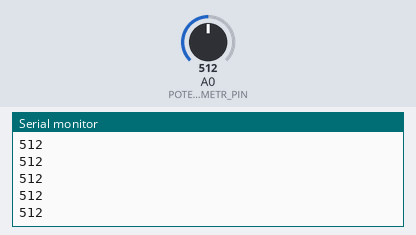
Bench run of a sketch on a simulated Arduino Uno, built with avr-gcc and run on an emulated ATmega328P. Parts: the last lines printed to the serial monitor. The test bench sets the inputs (shaded band); at power-on: A0 (POTENCJOMETR_PIN) = 512.

Above: at 1.2 s.
1.3 s: A0 (POTENCJOMETR_PIN) set to 716
At 1.31 s:
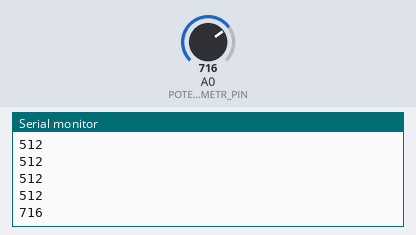
2.8 s: A0 (POTENCJOMETR_PIN) set to 900
At 2.81 s:
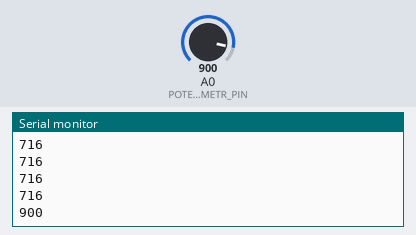
Timing chart, 0 to 5.8 s (numbered marks = the images above; inputs shaded):
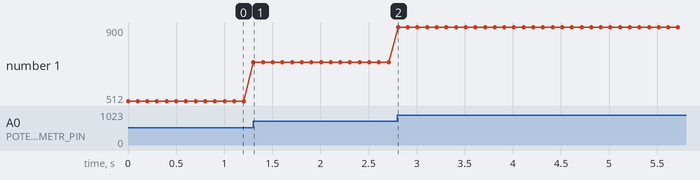

The sketch:

analogReadPotencjometr.ino.ino
```cpp
/*
  Odczytywanie wartości sygnału z potencjometru
*/
//Numer analogowego pinu do którego podłączony jest potencjometr
#define POTENCJOMETR_PIN 0

void setup()
{
  //Ustawienie komunikacji z komputerem na 57600 bodów (nie wiem co to)
  Serial.begin(9600);
  //Oczekiwanie na uaktywnienie portu
  while(!Serial);
}

void loop()
{
  //Odczytywanie wartości
  int value = analogRead(POTENCJOMETR_PIN);

  //Odczytanie wartości
  Serial.println(value, DEC);

  //Oczekiwanie 100 ms
  delay(100);
}
```

Measured:
- after the input at 1.3 s, the serial monitor: prints a new line at once (image 1)
- after the input at 2.8 s, the serial monitor: prints a new line at once (image 2)
- plotted number 1: 512 → 716 after the input at 1.3 s, 716 → 900 after the input at 2.8 s
